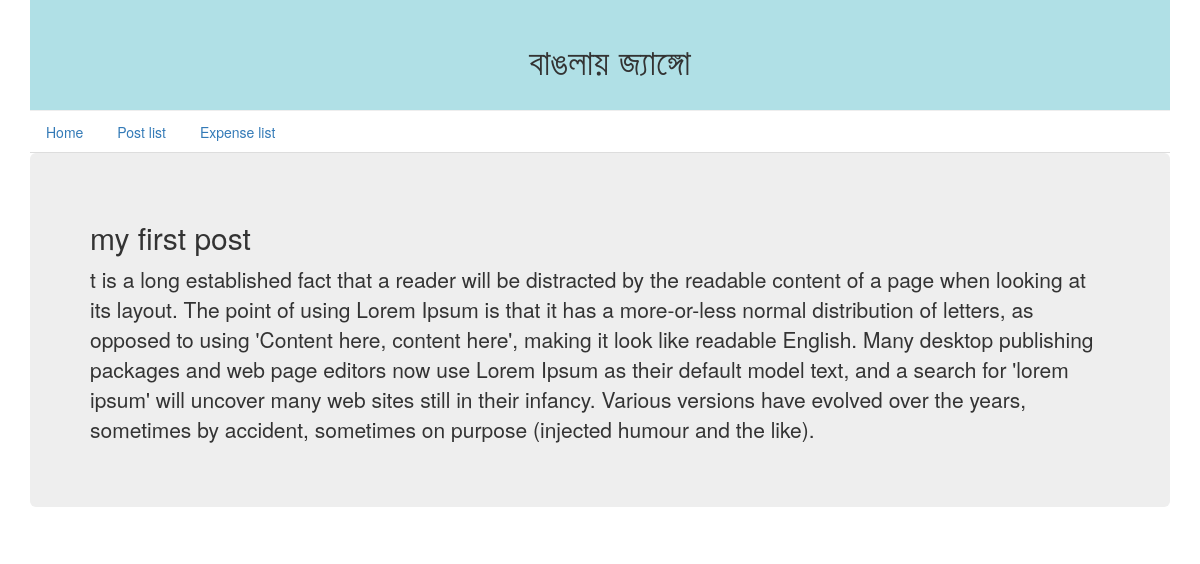
The page /blog/single-post/1/ on the database as committed earlier.
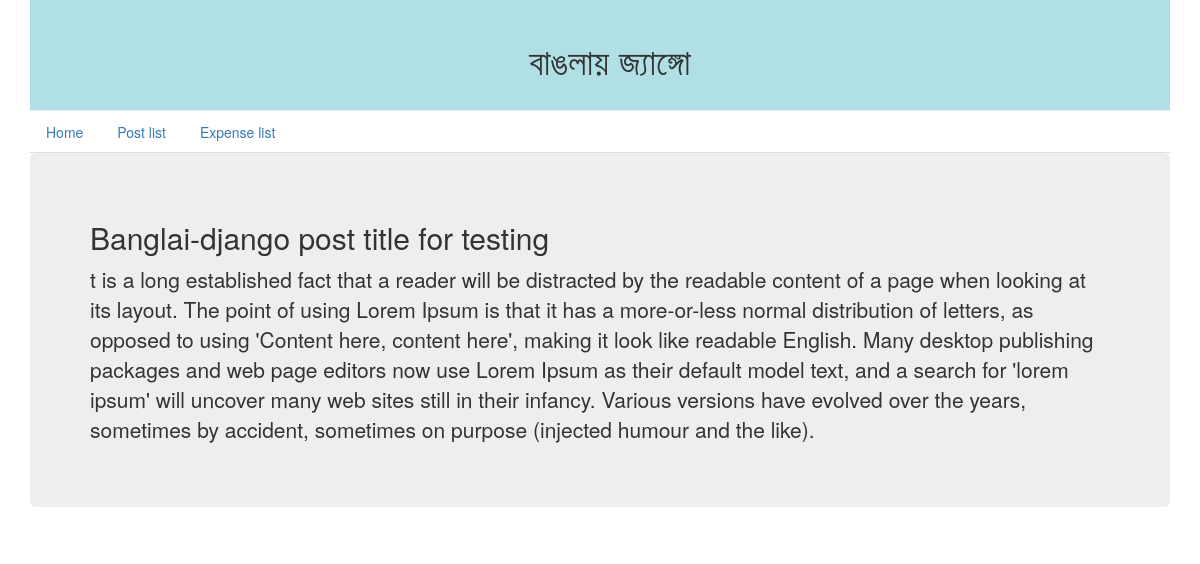
The same page on the database as committed later.
### blog_post/models.py (models this page shows, shortened)
class Post(models.Model):
    title = models.CharField(max_length=100)
    description = models.TextField()

### blog_post/views.py (the view)
# urls.py: url(r'^single-post/(?P<post_id>[0-9]+)/', views.single_post, name='single-post')
def single_post(request, post_id):
    post = Post.objects.get(pk=post_id)
    return render(request, 'single_post.html', {'post':post})

### templates/single_post.html
{% extends 'base.html' %}
{%  block content %}
<h2>{{ post.title }}</h2>
<p>{{ post.description }}</p>
{% endblock %}

Rows that differ between the two databases and show on the page:
changed Post: title "my first post" → "Banglai-django post title for testing"
